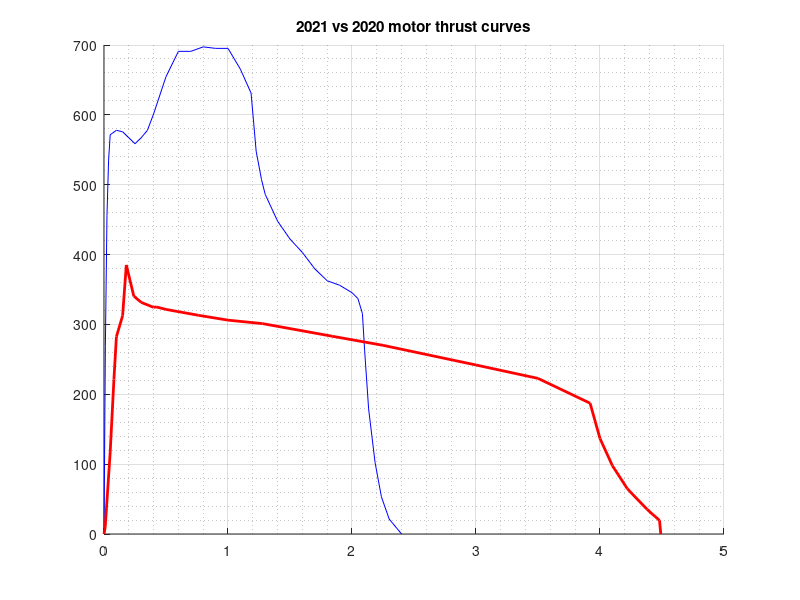

Write MATLAB code to recreate this figure. (Note: this script raises an error after producing the figure.)
T1 = [0
0.011
0.024
0.037
0.05
0.1
0.15
0.2
0.25
0.3
0.35
0.4
0.5
0.6
0.7
0.8
0.9
1
1.1
1.186
1.227
1.27
1.3
1.4
1.5
1.6
1.7
1.8
1.9
2
2.048
2.084
2.102
2.134
2.186
2.237
2.3
2.4
];

thrust1 = [0
1195.18
2029.9
2380.87
2542.12
2570.58
2561.09
2523.15
2485.21
2523.15
2570.58
2674.92
2912.06
3073.31
3073.31
3101.77
3092.28
3092.28
2959.49
2807.72
2437.78
2257.56
2162.7
1991.96
1878.13
1792.77
1688.42
1612.54
1584.08
1536.66
1498.71
1403.86
1166.72
796.784
455.305
237.138
94.855
0
];

T2 = [0
0.01
0.05
0.08
0.1
0.15
0.18
0.24
0.3
0.4
0.42
0.5
0.76
1
1.28
1.84
2.25
3
3.5
3.92
4
4.1
4.22
4.38
4.48
4.49
];

thrust2 = [0
45.46
522.52
984.04
1256.1
1389.85
1713.25
1515.65
1474.74
1443.28
1446.25
1430.02
1392.85
1361.7
1339.45
1259.35
1201.5
1076.11
990.86
832.85
607.78
434.99
288.73
156.49
86.39
0
];

hold on 
grid on 
grid minor

plot(T1,0.224809*thrust1,'b',T2,0.224809*thrust2,'r','LineWidth',2);

title("2021 vs 2020 motor thrust curves");
yline(0.224809*mean(thrust1),'b');
yline(0.224809*mean(thrust2),'r');
xlabel("time (seconds)");
ylabel("thrust (pounds)");
plot(0,0,'.k')
plot(0,0,'.k')
legend("Aerotech L2200 (2021 motor)","CTI L1115 (2020 motor)","L2200 avg thrust 442lb","L1115 avg thrust 209lb","L2200 impulse 1147lbs","L1115 impulse 1128lbs");


